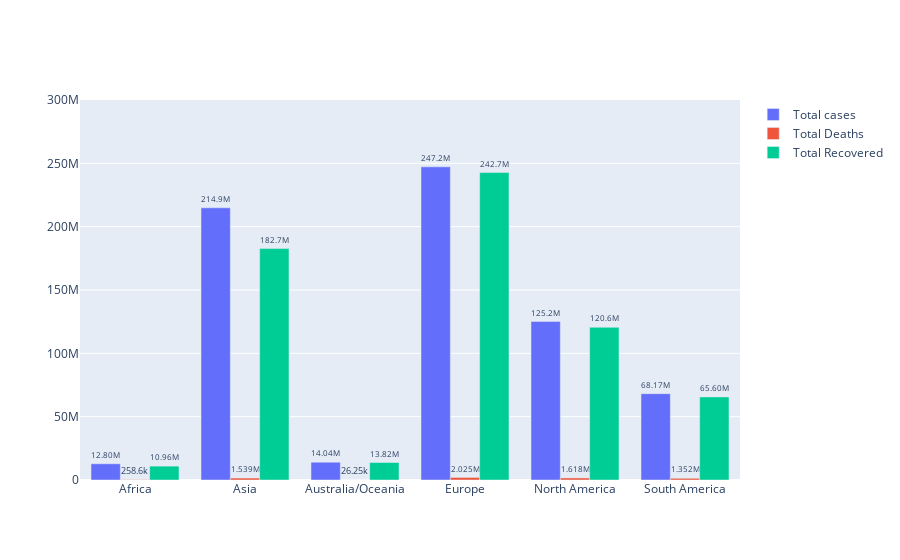

Notebook code cell kept with this figure:
### Markdown cell above
`Comment:` 
- The epidemic in Asia is still the most intense (has the highest Active Cases), followed by Europe and North America; Africa and South America are close together; Australia/Oceania is the lowest.
- Total Deaths of Europe, Asia, North America and South America is quite close.
- There is a big difference in the Total Deaths in Australia/Oceania compared to other continents.
- Since there are nearly equal Total Cases, and the Total Deaths is lower in Australia/Oceania than in Africa, the Total Recovered in Australia/Oceania is higher than in Africa. 
- Total Recovered in Asia and North America is also a reversal compared to the order in the Total Deaths. The remaining continents still keep their respective order in the Total Deaths

### Code cell
fig=go.Figure(data=[
      go.Bar(name='Total cases',x=Continent.index,y=Continent['Total Cases'],text=Continent['Total Cases']),
      go.Bar(name='Total Deaths',x=Continent.index,y=Continent['Total Deaths'],text=Continent['Total Deaths']),
      go.Bar(name='Total Recovered',x=Continent.index,y=Continent['Total Recovered'],text=Continent['Total Recovered'])
   ])
fig.update_layout(barmode='group')
fig.update_traces(texttemplate='%{text:.4s}', textposition='outside')
fig.update_layout(yaxis_range=[0,300000000])
fig.show()

### Figure 1 — Plotly figure (JSON) as saved in the notebook; plotly's stock layout.template omitted (floating-point values rounded to 4 significant figures)
{"data": [{"name": "Total cases", "text": [12804066, 214886296, 14039429, 247239841, 125219277, 68168219], "textposition": "outside", "texttemplate": "%{text:.4s}", "type": "bar", "x": ["Africa", "Asia", "Australia/Oceania", "Europe", "North America", "South America"], "y": [12804066, 214886296, 14039429, 247239841, 125219277, 68168219]}, {"name": "Total Deaths", "text": [258622, 1539191, 26245, 2025193, 1617774, 1351609], "textposition": "outside", "texttemplate": "%{text:.4s}", "type": "bar", "x": ["Africa", "Asia", "Australia/Oceania", "Europe", "North America", "South America"], "y": [258622, 1539191, 26245, 2025193, 1617774, 1351609]}, {"name": "Total Recovered", "text": [10960402, 182680690, 13816004, 242688622, 120559867, 65601434], "textposition": "outside", "texttemplate": "%{text:.4s}", "type": "bar", "x": ["Africa", "Asia", "Australia/Oceania", "Europe", "North America", "South America"], "y": [10960402, 182680690, 13816004, 242688622, 120559867, 65601434]}], "layout": {"barmode": "group", "yaxis": {"range": [0, 300000000]}}}
